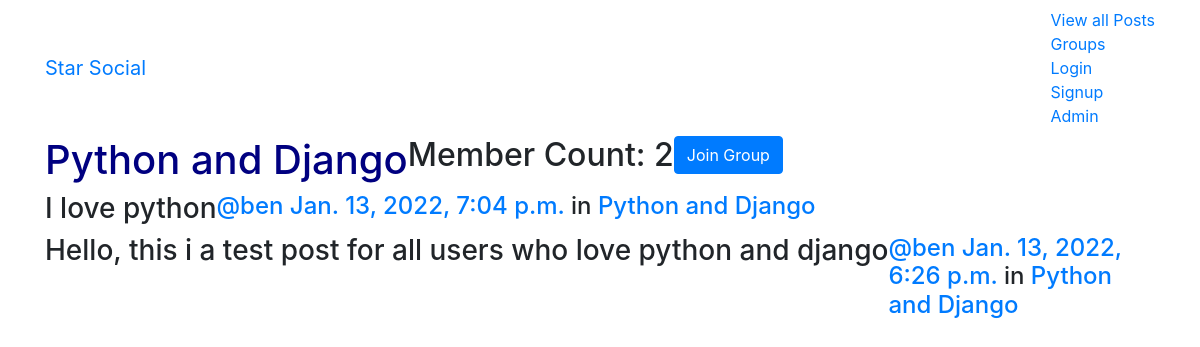
/groups/posts/in/python-and-django/, run on the app's committed database.
### groups/models.py (models this page shows, shortened)
class Group(models.Model):
    name = models.CharField(max_length=255, unique=True)
    slug = models.SlugField(allow_unicode=True, unique=True)
    description = models.TextField(blank=True, default='')
    description_html = models.TextField(editable=False, default='', blank=True)
    members = models.ManyToManyField(User, through='GroupMember')
    class Meta:
        ordering = ['name']

### posts/models.py (models this page shows, shortened)
class Post(models.Model):
    user = models.ForeignKey(User, related_name='posts', on_delete=models.CASCADE)
    created_at = models.DateTimeField(auto_now=True)
    message = models.TextField()
    message_html = models.TextField(editable=False)
    group = models.ForeignKey(Group, related_name='posts', null=True, blank=True, on_delete=models.CASCADE)
    class Meta:
        ordering = ['-created_at']
        unique_together = ['user', 'message']

### groups/views.py (the view)
# urls.py: path('posts/in/<slug:slug>/', views.SingleGroups.as_view(), name='single'),
class SingleGroups(generic.DetailView):
    model = Group

### groups/templates/groups/group_detail.html (shortened to what this page needs)
{% extends 'groups/group_base.html' %}
{% block pregroup %}
    <h1>{{ group.name }}</h1>
    <h2>Member Count: {{ group.members.count }}</h2>
    <div class="content">
        {% if user in group.members.all %}
            <a href="{% url 'groups:leave' slug=group.slug %}" class="btn btn-md btn-fill btn-warning">
                <span class="glyphicon glyphicon-remove-cycle"></span>Leave Group
            </a>
        {% else %}
            <a href="{% url 'groups:join' slug=group.slug %}" class="btn btn-md btn-fill btn-primary">
                Join Group
            </a>
        {% endif %}
    </div>
{% endblock %}
{% block group_content %}
    <div class="col-mg-8">
        {% if group.post.count == 0 %}
            <h2>No posts in this group yet!</h2>
        {% else %}
            {% for post in group.posts.all %}
                {% include 'posts/_post.html' %}
            {% endfor %}
        {% endif %}
    </div>
{% endblock %}

### posts/templates/posts/_post.html (shortened to what this page needs)
<div class="post media">
    <h3>{{ post.message_html|safe }}</h3>
    <div class="media-body">
        <h4 class="media-heading">
            <span class="username">
                <a href="{% url 'posts:for_user' username=post.user.username %}">
                    @{{ post.user.username }}
                </a>
            </span>
            <time class="time">
                <a href="{% url 'posts:single' username=post.user.username pk=post.pk %}">
                    {{ post.created_at }}
                </a>
            </time>
            {% if post.group %}
			<span class="group-name">in <a href="#">{{ post.group.name }}</a></span>
			{% endif %}
        </h4>
    </div>
</div>

### static/social/css/style.css (style rules this page uses)
h1 { color: navy; }

### data on the page
Group: name "Python and Django", members.count "2"
Post: message_html "I love python", user.username "ben", created_at "Jan. 13, 2022, 7:04 p.m.", group.name "Python and Django"
Post: message_html "Hello, this i a test post for all users who love python and django", user.username "ben", created_at "Jan. 13, 2022, 6:26 p.m.", group.name "Python and Django"
